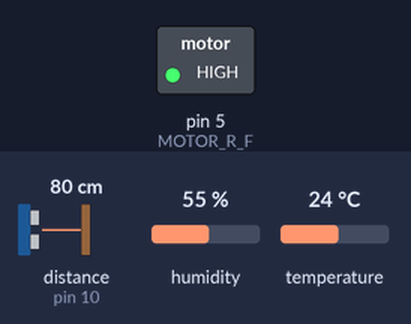
Simulated run of this sketch. Board: Arduino Uno, built with avr-gcc and run on an emulated ATmega328P. Parts: switched loads named in the sketch (green lamp = pin HIGH). The inputs (shaded band) are chosen by the test bench; at power-on: distance to the obstacle (sensor on pin 10) 80 cm, humidity 55 %, temperature 24 °C. The echo pulse lasts 58.3 µs per cm; what the sketch prints to the serial monitor is not drawn.

Above: at 1.2 s.
1.3 s: distance to the obstacle (sensor on pin 10) set to 26 cm
2.8 s: distance to the obstacle (sensor on pin 10) set to 21 cm
At 3.3 s:
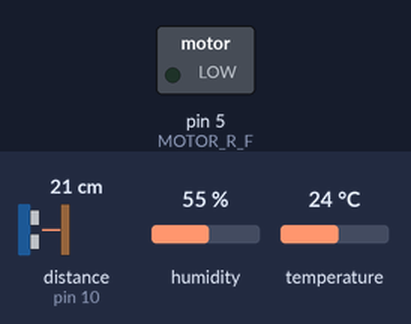
4.3 s: distance to the obstacle (sensor on pin 10) set to 60 cm
At 4.7 s:
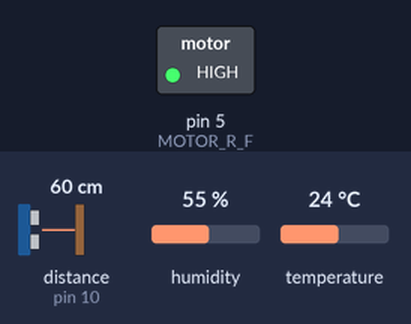
Timing chart, 0 to 7.3 s (numbered marks = the images above; inputs shaded):
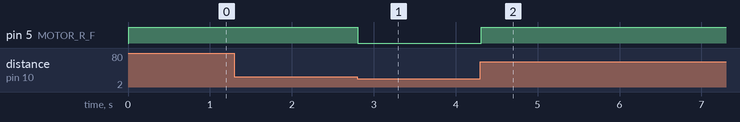

The sketch:

HybridRoboticsEngine.ino
```cpp
/**
 * Project: Autonomous Environmental Waste-Management System
 * Framework: Finite State Machine (FSM) for Real-Time Logic
 */

#include <NewPing.h>
#include <DHT.h>

// --- Hardware Abstraction Layer (HAL) ---
#define TRIG_PIN 9
#define ECHO_PIN 10
#define MAX_DIST 200
#define MOTOR_R_F 5
#define MOTOR_R_B 6
#define DHT_PIN 2
#define DHT_TYPE DHT22

// --- System Objects ---
NewPing sonar(TRIG_PIN, ECHO_PIN, MAX_DIST);
DHT dht(DHT_PIN, DHT_TYPE);

// --- State Definitions ---
enum RobotState { IDLE, NAVIGATING, EVADING, DATA_LOGGING };
RobotState currentState = IDLE;

void setup() {
    Serial.begin(115200); // High-speed baud for low-latency debugging
    dht.begin();
    pinMode(MOTOR_R_F, OUTPUT);
    // Add other motor pins here
    currentState = NAVIGATING;
    Serial.println(">>> SYSTEM_BOOT: Autonomous Navigation Logic Loaded.");
}

void loop() {
    // 1. Perception: Sensor Fusion
    int dist = sonar.ping_cm();
    float temp = dht.readTemperature();

    // 2. Decision: State Machine Logic
    switch (currentState) {
        case NAVIGATING:
            if (dist > 0 && dist < 25) currentState = EVADING;
            else moveForward();
            break;

        case EVADING:
            performEvasiveManeuver();
            if (dist > 30 || dist == 0) currentState = NAVIGATING;
            break;

        case DATA_LOGGING:
            transmitTelemetry(temp);
            currentState = NAVIGATING;
            break;
    }

    // 3. Asynchronous Data Pipeline: Log every 10 seconds
    static unsigned long lastLog = 0;
    if (millis() - lastLog > 10000) {
        currentState = DATA_LOGGING;
        lastLog = millis();
    }
}

// --- Actuation Functions ---
void moveForward() {
    digitalWrite(MOTOR_R_F, HIGH);
    Serial.println("[NAV] Path Clear: Driving.");
}

void performEvasiveManeuver() {
    digitalWrite(MOTOR_R_F, LOW);
    Serial.println("[WARN] Obstacle: Re-calculating Vector.");
}

void transmitTelemetry(float t) {
    Serial.print("[DATA] Telemetry Uplink: Temp=");
    Serial.println(t);
}
```

Measured:
- the behaviour switches between 25 and 24 cm on distance to the obstacle (sensor on pin 10) (found by bisection; images 0 and 1)
- after the input at 2.8 s, pin 5 (MOTOR_R_F): HIGH → LOW at once
- after the input at 4.3 s, pin 5 (MOTOR_R_F): LOW → HIGH at once
